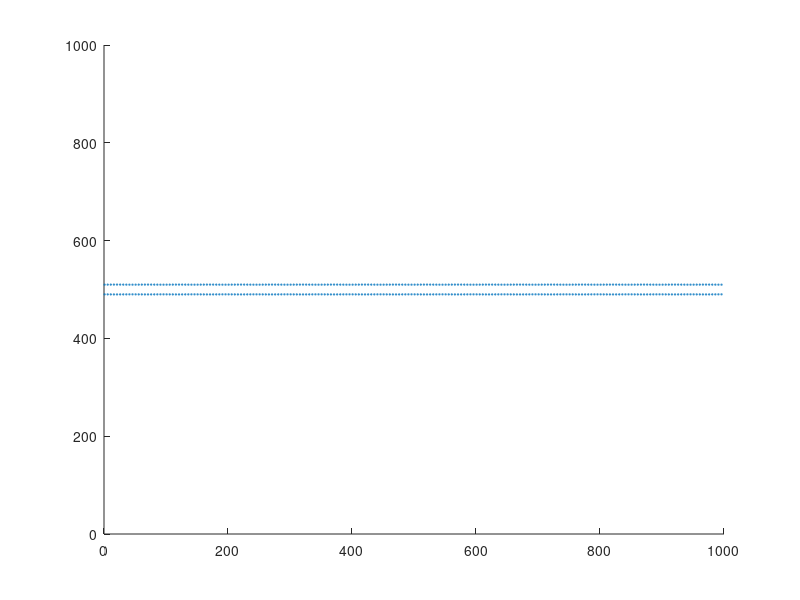
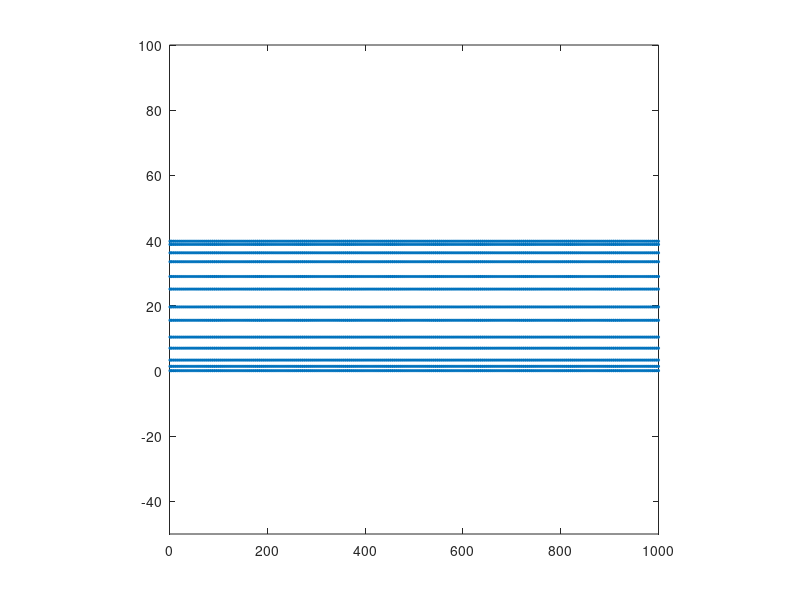
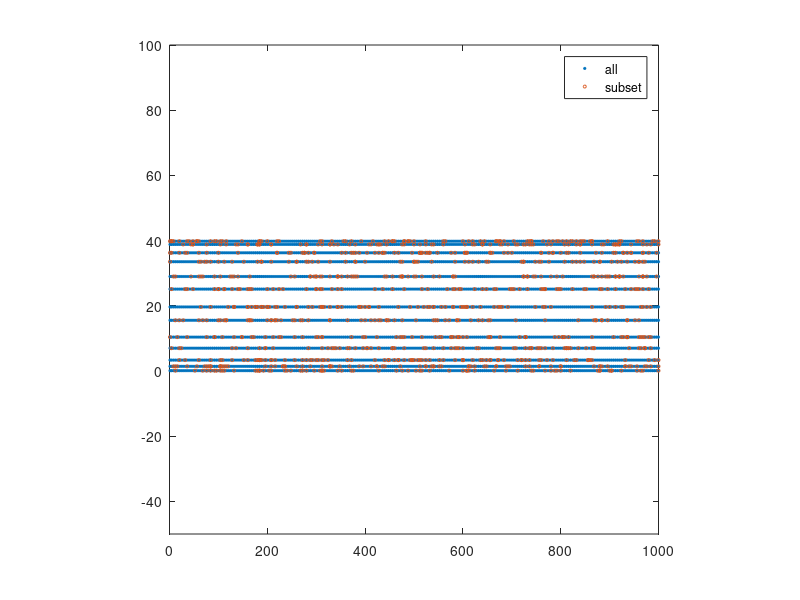

Write MATLAB code to recreate these figures, in order. (Note: this script raises an error after producing the figures.)
clear, clc, close all

%% Generate randomly localized points along a line
% these are the true molecule positions

%%%%%%%%%%%%%%%%%%%%%%%%%%%%%%%%%%%%%%%%%%%%%%%%
length_of_line = 1000;
spacing = 5;
line1 = zeros(length_of_line/spacing,2);
line1(1,:)=[1,1];
%%%%%%%%%%%%%%%%%%%%%%%%%%%%%%%%%%%%%%%%%%%%%%%%


for i = 2:length(line1);

line1(i,1) = line1(i-1,1)+spacing;
    
end

line1(:,2) = 490;
line2 = line1;
line2(:,2) = 510;
mol_list = [line1;line2];

figure
scatter(mol_list(:,1),mol_list(:,2),1,'red');hold on;
axis([0 1000 0 1000])

%% Generate a 3D projection of a microtubule
% these are the true molecule positions

%%%%%%%%%%%%%%%%%%%%%%%%%%%%%%%%%%%%%%%%%%%%%%%%

angle   = 1:(360/13):360;     % 13 monomers per circle, divide the circle in 13 parts (angles)
radius  = 20;                 % radius of the microtubule (12.5 um) plus the antibody

%%%%%%%%%%%%%%%%%%%%%%%%%%%%%%%%%%%%%%%%%%%%%%%%

b = cosd(90-angle)*radius; 
c = radius-b;
c = c(:);

% % Plot the distribution for one circle
% c(:,2)=1;
% scatter(c(:,1),c(:,2));

% Multiply rings n-times
m = 1;
n = 4;      % distance between the monomers
o = 13;

mol_list = [];
mol_list(1:13,1) = 1;
mol_list(1:13,2) = c(1:13,1);

for i = 1:250; % i*4 = length of the simulated MT i nm

mol_list((i*o)+1:(i*o)+o,1) = i*n;
mol_list((i*o)+1:(i*o)+o,2) = mol_list(1:13,2);

end

figure
scatter(mol_list(:,1),mol_list(:,2),5,'*r');
axis([0 1000 -50 100]);
box on;
axis square;

%% Reduce the amount of true molecules to account for labeling efficiency

%%%%%%%%%%%%%%%%%%%%%%%%%%%%%%%%%%%%%%%%%%%%%%%%

labelling_eff = 0.3;

%%%%%%%%%%%%%%%%%%%%%%%%%%%%%%%%%%%%%%%%%%%%%%%%

nbr_of_labels = length(mol_list)*labelling_eff;

% Select random molecules fro the list

r = randi([1,length(mol_list)],1,round(nbr_of_labels));

mol_list2 = [];
mol_list2 = mol_list(r,1:end);

figure
scatter(mol_list(:,1),mol_list(:,2),5,'*r'); hold on;
scatter(mol_list2(:,1),mol_list2(:,2),5,'ob');
axis([0 1000 -50 100]);
legend('all','subset');
box on;
axis square

%% Generate a uniform distribution between 0 and 1

uni_dis  = makedist('Uniform','lower',0,'upper',1);

% Compute the cdfs between 0 and 1, 
% cdf1 = list of 1e6 random numbers between 0and 1

x = 0:1e-6:1; 
y = pdf(uni_dis,x);
cdf1 = cdf(uni_dis,x); % generate 1e6 random numbers between 0 and 1, this is later used to find random points on the experimental icdf

%% Simulate localizations around each molecule

% 1. On Time
load('K:\Christian\GitHub\SMLM_vis\exp_dist\locs_per_mol_1.mat')
dist_locs = fitdist(nbr_of_locs, 'lognormal');

% 2. Position x and y
load('K:\Christian\GitHub\SMLM_vis\exp_dist\radius1.mat')
dist_xpos = fitdist(allclustersCx, 'Normal');
dist_ypos = fitdist(allclustersCy, 'Normal');

% 2. Photons
load('K:\Christian\GitHub\SMLM_vis\exp_dist\photons1.mat')
dist_pho  = fitdist(pho,'Kernel','Width',100);
% x = 100:10:8000;
% y = pdf(dist_pho,x);
% scatter(x,y)

% 2. Dark Time
load('K:\Christian\GitHub\SMLM_vis\exp_dist\dt1_in_frames.mat')
dist_dT  = fitdist(allgaps,'Kernel','Width',100);
% x = 100:10:8000;
% y = pdf(dist_dT,x);
% scatter(x,y)

%% Start Simulator

nframes = 1e4;

% 1. How many locs per molecule

% for each true molecule, it picks a random number 
% between 0 and 1 from the uniform CDF

rando_N_of_locs = [];

for i = 1:length(mol_list2);
        
    r = [];
    r = randi([0,1e6],1,1);
    rando_N_of_locs(i,1) = cdf1(r);
    
end

tic

rng('shuffle')

all_sim_x = [];
all_sim_y = [];
all_sim_photons = [];
all_sim_frame = [];

% 2. Simulate localizations for each true molecule 

for i = 1:length(mol_list2);           % for all molecules
    
    % x,y,photons,frame
    
    sim_locs = zeros(round(icdf(dist_locs,rando_N_of_locs(i,1))),4);            % generate an empty container for each molecule
    startFrame = randi([1,nframes],1,1);                                        % appearance of the first loc for the respective molecule, between 1- frames
    
                        rando_N = [];                                           % generate random numbers to pick the parameters for each localization
     
                        for k = 1:length(sim_locs(:,1));
        
                        r = [];
                        r = randi([0,1e6],1,4);
                        rando_N(k,1:4) = cdf1(r);

                        end
    
 for j = 1:length(sim_locs(:,1));                                        % for all locs     
    
    sim_locs(j,1) = mol_list2(i,1) + icdf(dist_xpos,rando_N(j,1));       % x coordinate = true molecule position plus loc precision
    sim_locs(j,2) = mol_list2(i,2) + icdf(dist_ypos,rando_N(j,2));       % y coordinate = true molecule position plus loc precision
    sim_locs(j,3) = icdf(dist_pho,rando_N(j,3));                         % photons
    sim_locs(j,4) = startFrame + round(icdf(dist_dT,rando_N(j,4)));      % start frame plus dT
    
 end         
    
            all_sim_x       = vertcat(all_sim_x,sim_locs(:,1));
            all_sim_y       = vertcat(all_sim_y,sim_locs(:,2));
            all_sim_photons = vertcat(all_sim_photons, sim_locs(:,3));
            all_sim_frame   = vertcat(all_sim_frame, sim_locs(:,4));
 
end

sim_line(:,1) = all_sim_x;
sim_line(:,2) = all_sim_y;
sim_line(:,3) = all_sim_photons;
sim_line(:,4) = all_sim_frame;

fprintf(' -- Simulation done after %f sec -- \n',toc)

%% Plot the simulation result and the ground truth

figure 
scatter(mol_list2(:,1),mol_list2(:,2),1,'red');hold on;
scatter(all_sim_x,all_sim_y,1,'blue')
axis([0 1000 -50 100]);

%% Render the image

pxlsize = 5;

heigth = round((max(all_sim_y)-min(all_sim_y))/pxlsize);
width  = round((max(all_sim_x)-min(all_sim_x))/pxlsize);
       
rendered = hist3([all_sim_y,all_sim_x],[heigth width]);

figure
imshow(rendered);
colormap('hot');

%% Save image as 32-bit image

name = ['image_' num2str(pxlsize) 'nm_p_pxl.tiff'];

I32=[];
I32=uint32(rendered);

t = Tiff(name,'w');

tagstruct.ImageLength       = size(I32,1);
tagstruct.ImageWidth        = size(I32,2);
tagstruct.Photometric       = Tiff.Photometric.MinIsBlack;
tagstruct.BitsPerSample     = 32;
tagstruct.SamplesPerPixel   = 1;
tagstruct.RowsPerStrip      = 16;
tagstruct.PlanarConfiguration = Tiff.PlanarConfiguration.Chunky;
tagstruct.Software        = 'MATLAB';
t.setTag(tagstruct)

t.write(I32);
t.close()

